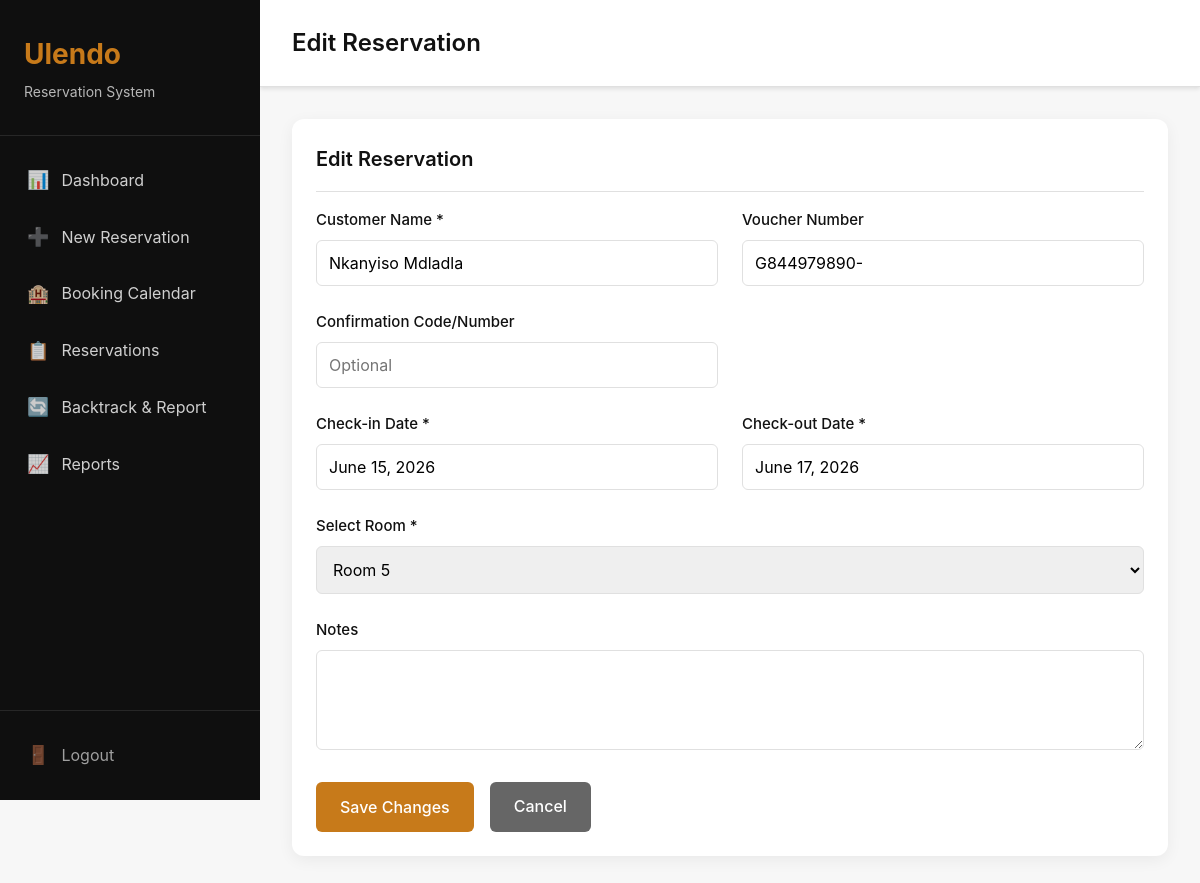
Screenshot of /55/edit/ (signed in) with the database file from the repository.
### reservations/models.py (models this page shows, shortened)
class Reservation(models.Model):
    STATUS_CHOICES = [
        ('confirmed', 'Confirmed'),
        ('cancelled', 'Cancelled'),
    ]
    customer_name = models.CharField(max_length=200)
    voucher_number = models.CharField(max_length=100, blank=True, null=True)
    confirmation_code = models.CharField(max_length=100, blank=True, null=True)
    room = models.ForeignKey(Room, on_delete=models.CASCADE, related_name='reservations')
    check_in_date = models.DateField()
    check_out_date = models.DateField()
    status = models.CharField(max_length=20, choices=STATUS_CHOICES, default='confirmed')
    notes = models.TextField(blank=True, null=True)
    created_at = models.DateTimeField(auto_now_add=True)
    updated_at = models.DateTimeField(auto_now=True)
    class Meta:
        ordering = ['-created_at']
        verbose_name = 'Room'
        verbose_name_plural = 'Reservations'
        indexes = [
            models.Index(fields=['check_in_date', 'check_out_date']),
            models.Index(fields=['status']),
        ]

### reservations/views.py (the view)
# urls.py: path('<int:pk>/edit/', views.edit_backtrack_reservation, name='edit_reservation'),
@login_required
def edit_reservation(request, pk):
    reservation = get_object_or_404(Reservation, pk=pk)
    if request.method == 'POST':
        form = ReservationForm(request.POST, instance=reservation)
        if form.is_valid():
            updated_reservation = form.save(commit=False)
            from .services import check_room_availability
            if not check_room_availability(updated_reservation.room, updated_reservation.check_in_date, updated_reservation.check_out_date, exclude_reservation=reservation):
                messages.error(request, f'Room {updated_reservation.room.room_number} is not available for the selected dates.')
            else:
                updated_reservation.save()
                messages.success(request, 'Reservation updated successfully.')
                return redirect('reservations:reservation_list')
    else:
        form = ReservationForm(instance=reservation)
    return render(request, 'reservations/edit_reservation.html', {'form': form, 'reservation': reservation})

### rooms/models.py (called while the page is built)
    def __str__(self):
        return f"Room {self.room_number}" + (f" ({self.room_type})" if self.room_type else "")

### reservations/templates/reservations/edit_reservation.html (shortened to what this page needs)
{% extends 'base.html' %}
{% block page_title %}Edit Reservation{% endblock %}
{% block content %}
<div class="card">
    <div class="card-header">
        <h3 class="card-title">Edit Reservation</h3>
    </div>
    <div class="card-body">
        <form method="post">
            <div class="grid grid-2">
                <div class="form-group">
                    <label class="form-label">Customer Name *</label>
                    <input type="text" name="customer_name" value="{{ form.customer_name.value|default:'' }}" class="form-control" required>
                </div>
                <div class="form-group">
                    <label class="form-label">Voucher Number</label>
                    <input type="text" name="voucher_number" value="{{ form.voucher_number.value|default:'' }}" class="form-control">
                </div>
            </div>
            <div class="grid grid-2">
                <div class="form-group">
                    <label class="form-label">Confirmation Code/Number</label>
                    <input type="text" name="confirmation_code" value="{{ form.confirmation_code.value|default:'' }}" class="form-control" placeholder="Optional">
                </div>
                <div class="form-group"></div>
            </div>
            <div class="grid grid-2">
                <div class="form-group">
                    <label class="form-label">Check-in Date *</label>
                    <input type="text" name="check_in_date" value="{% if form.check_in_date.value %}{{ form.check_in_date.value }}{% endif %}" class="form-control date-picker" placeholder="yyyy/mm/dd" required>
                </div>
                <div class="form-group">
                    <label class="form-label">Check-out Date *</label>
                    <input type="text" name="check_out_date" value="{% if form.check_out_date.value %}{{ form.check_out_date.value }}{% endif %}" class="form-control date-picker" placeholder="yyyy/mm/dd" required>
                </div>
            </div>
            <div class="form-group">
                <label class="form-label">Select Room *</label>
                {{ form.room }}
            </div>
            <div class="form-group">
                <label class="form-label">Notes</label>
                <textarea name="notes" class="form-control" rows="3">{{ form.notes.value|default:'' }}</textarea>
            </div>
            <div class="d-flex gap-2">
                <button type="submit" class="btn btn-primary">Save Changes</button>
                <a href="{% url 'reservations:reservation_list' %}" class="btn btn-secondary">Cancel</a>
            </div>
        </form>
    </div>
</div>
{% endblock %}

### core/static/core/css/style.css (style rules this page uses)
:root { --primary: #C77A1A; --secondary: #0F0F0F; --background: #F7F7F7; --text-primary: #111111; --text-secondary: #666666; --success: #1E9E5A; --warning: #F4A261; --error: #D64545; --info: #2F80ED; --white: #FFFFFF; --border: #E0E0E0; --shadow: rgba(0, 0, 0, 0.1); }
* { margin: 0; padding: 0; box-sizing: border-box; }
body { font-family: -apple-system, BlinkMacSystemFont, 'Segoe UI', Roboto, Oxygen, Ubuntu, Cantarell, sans-serif; background: var(--background); color: var(--text-primary); line-height: 1.6; }
.card { background: var(--white); border-radius: 12px; padding: 1.5rem; box-shadow: 0 4px 16px rgba(0, 0, 0, 0.06); margin-bottom: 1.5rem; }
.card-header { display: flex; justify-content: space-between; align-items: center; margin-bottom: 1rem; padding-bottom: 1rem; border-bottom: 1px solid var(--border); }
.card-title { font-size: 1.25rem; font-weight: 600; color: var(--text-primary); }
.card-body { padding: 0; }
.form-group { margin-bottom: 1.5rem; }
.form-label { display: block; margin-bottom: 0.5rem; font-weight: 500; color: var(--text-primary); font-size: 0.9375rem; }
.form-control { width: 100%; padding: 0.75rem; border: 1px solid var(--border); border-radius: 6px; font-size: 1rem; font-family: inherit; transition: all 0.2s; }
textarea.form-control { resize: vertical; min-height: 100px; }
select.form-control { cursor: pointer; }
.btn { display: inline-block; padding: 0.75rem 1.5rem; border: none; border-radius: 6px; font-size: 1rem; font-weight: 500; cursor: pointer; text-decoration: none; text-align: center; transition: all 0.2s; font-family: inherit; }
.btn-primary { background: var(--primary); color: var(--white); }
.btn-secondary { background: var(--text-secondary); color: var(--white); }
.grid { display: grid; gap: 1.5rem; }
.grid-2 { grid-template-columns: repeat(2, 1fr); }
.d-flex { display: flex; }
.gap-2 { gap: 1rem; }

### rows the page displays
Reservation: customer_name "Nkanyiso Mdladla", voucher_number "G844979890-", check_in_date "June 15, 2026", check_out_date "June 17, 2026", room "Room 5"
